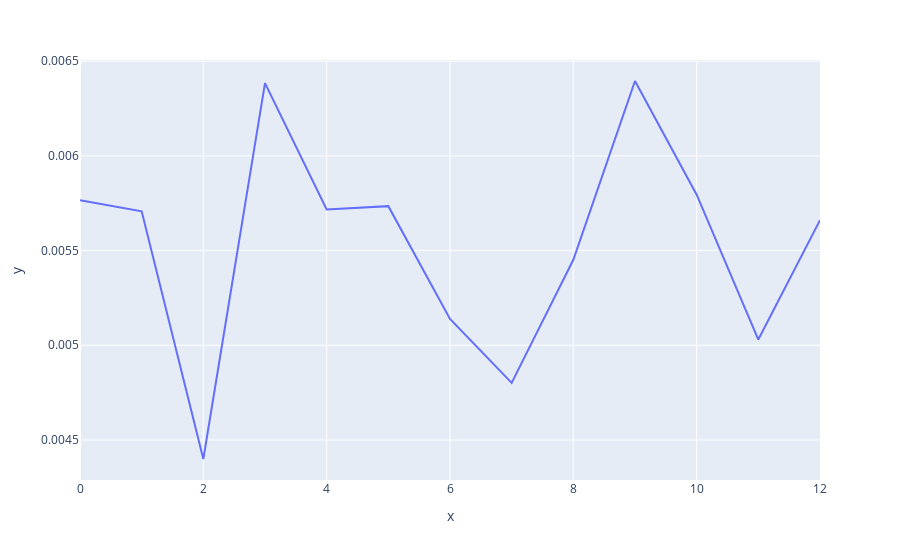

Notebook code cell kept with this figure:
### Code cell
# Average over med intakes
param = 'probability_tremor'
# Smooth first
smoothed = df[param].groupby(pd.Grouper(freq='10Min')).aggregate(np.mean)

t = medTimes['date'].iloc[0]
td = datetime.timedelta(hours=1)
tc = smoothed[t-td:t+td].values
timeseries = np.zeros((medTimes.shape[0],tc.shape[0]))
for r in range(medTimes.shape[0]):
    t = medTimes['date'].iloc[r]
    tc = smoothed[t-td:t+td].values
    timeseries[r,:]=tc
    
timeseries[np.isnan(timeseries)]=0
#px.imshow(timeseries,aspect='auto')
px.line(x=np.arange(tc.shape[0]),y=np.nanmean(timeseries,axis=0))

### Figure 1 — Plotly figure (JSON) as saved in the notebook; plotly's stock layout.template omitted (floating-point values rounded to 4 significant figures)
{"data": [{"hovertemplate": "x=%{x}<br>y=%{y}<extra></extra>", "legendgroup": "", "line": {"color": "#636efa", "dash": "solid"}, "marker": {"symbol": "circle"}, "mode": "lines", "name": "", "orientation": "v", "showlegend": false, "type": "scatter", "x": [0, 1, 2, 3, 4, 5, 6, 7, 8, 9, 10, 11, 12], "xaxis": "x", "y": [0.005765, 0.005707, 0.004399, 0.006384, 0.005717, 0.005734, 0.005139, 0.004801, 0.005451, 0.006395, 0.005795, 0.00503, 0.005661], "yaxis": "y"}], "layout": {"legend": {"tracegroupgap": 0}, "margin": {"t": 60}, "xaxis": {"anchor": "y", "domain": [0, 1], "title": {"text": "x"}}, "yaxis": {"anchor": "x", "domain": [0, 1], "title": {"text": "y"}}}}
